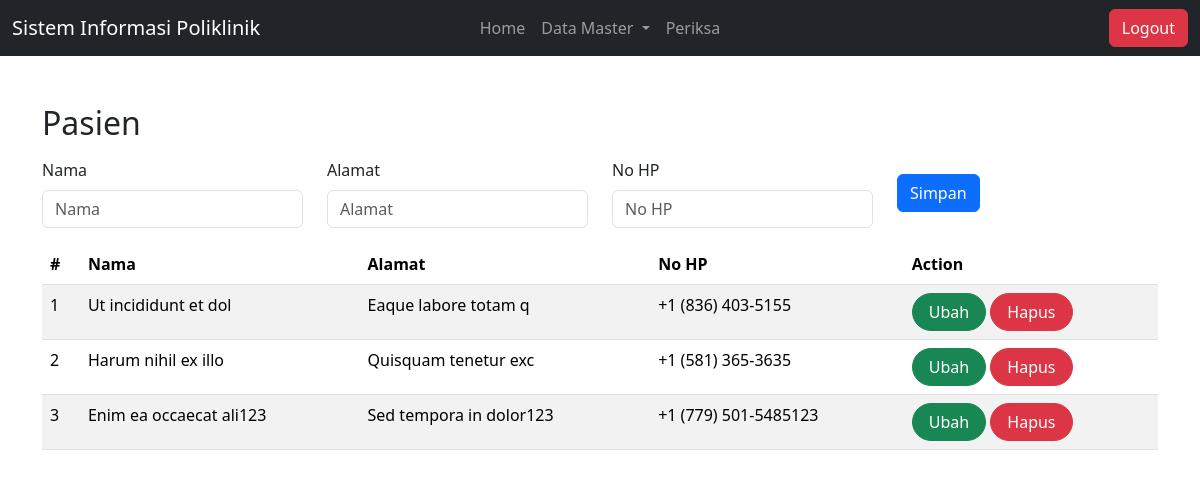
The page /index.php?page=pasien (signed in) on the database its author committed.
### tables this page shows
CREATE TABLE `pasien` (
  `id` bigint(20) UNSIGNED NOT NULL,
  `nama` varchar(255) DEFAULT NULL,
  `alamat` varchar(255) DEFAULT NULL,
  `no_hp` varchar(50) DEFAULT NULL
);

### pasien.php (the view, shortened to what this page needs)
<?php
$nama = '';
$alamat = '';
$no_hp = '';
?>
<div class="mt-3">
  <form method="POST" action="index.php?page=pasien">
    <div class="row align-items-center">
      <div class="col">
        <label for="nama" class="form-label">Nama</label>
        <input id="nama" type="text" class="form-control" name="nama" placeholder="Nama" aria-label="Nama" value="<?php echo isset($_GET['id']) ? $nama : ''; ?>">
      </div>
      <div class="col">
        <label for="alamat" class="form-label">Alamat</label>
        <input id="alamat" type="text" class="form-control" name="alamat" placeholder="Alamat" aria-label="Alamat" value="<?php echo isset($_GET['id']) ? $alamat : ''; ?>">
      </div>
      <div class="col">
        <label for="no_hp" class="form-label">No HP</label>
        <input id="no_hp" type="tel" class="form-control" name="no_hp" placeholder="No HP" aria-label="No HP" value="<?php echo isset($_GET['id']) ? $no_hp : ''; ?>">
      </div>
      <div class="col">
        <button type="submit" value="simpan" class="btn btn-primary" name="simpan">Simpan</button>
      </div>
    </div>
  </form>
</div>
<table class="table table-striped mt-3">
  <thead>
    <tr>
      <th>#</th>
      <th>Nama</th>
      <th>Alamat</th>
      <th>No HP</th>
      <th>Action</th>
    </tr>
  </thead>
  <tbody>
    <?php
      $result = mysqli_query($db, "SELECT * FROM `pasien` ORDER BY `id` DESC");
      $no = 1;
      while ($data = $result->fetch_array()) {
    ?>
    <tr class="border-bottom">
      <td><?php echo $no++ ?></td>
      <td><?php echo $data['nama'] ?></td>
      <td><?php echo $data['alamat'] ?></td>
      <td><?php echo $data['no_hp'] ?></td>
      <td>
        <a class="btn btn-success rounded-pill px-3" href="index.php?page=pasien&id=<?php echo $data['id'] ?>">Ubah</a>
        <a class="btn btn-danger rounded-pill px-3" href="index.php?page=pasien&id=<?php echo $data['id'] ?>&aksi=hapus" onclick="return confirm('Yakin ingin menghapus data ini?')">Hapus</a>
      </td>
    </tr>
    <?php } ?>
  </tbody>
</table>

### rows shown on the page
pasien: nama "Ut incididunt et dol", alamat "Eaque labore totam q", no_hp "+1 (836) 403-5155"
pasien: nama "Harum nihil ex illo", alamat "Quisquam tenetur exc", no_hp "+1 (581) 365-3635"
pasien: nama "Enim ea occaecat ali123", alamat "Sed tempora in dolor123", no_hp "+1 (779) 501-5485123"

### other values the page prints
$_GET['page'] "Pasien"
